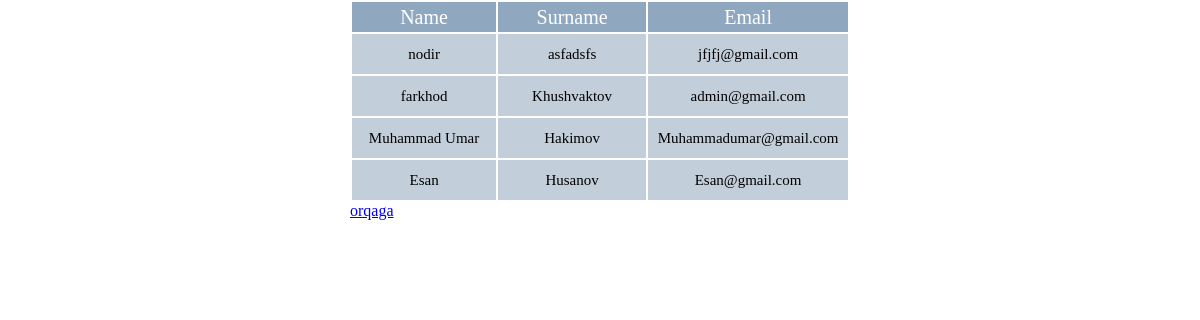
Screenshot of /royxat/ with the database file from the repository.
### part/models.py (models this page shows, shortened)
class Student(models.Model):
	name = models.CharField(max_length=100)
	surname = models.CharField(max_length = 100)
	email = models.CharField(max_length=100)
	password = models.CharField(max_length=100)

### part/views.py (the view)
# urls.py: path('royxat/', Royxat, name='royxat'),
def Royxat(request):
	queryset = Student.objects.all().order_by('-name')
	return render(request, 'main.html', {'royxat':queryset})

### templates/main.html (shortened to what this page needs)
<!DOCTYPE html>
<html>
<head>
</head>
<body>
	<div class="table">
	<table>
		<tr class="headtr">
			<td><span>Name</span></td>
			<td><span>Surname</span></td>
			<td><span>Email</span></td>
		</tr>
		{% for i in royxat%}
		<tr class="bodytr">
			<td><span>{{i.name}}</span></td>
			<td><span>{{i.surname}}</span></td>
			<td><span>{{i.email}}</span></td>
		</tr>
		{%endfor%}
	</table>
	<div class="orqa">
		<a href="/">orqaga</a>
	</div>
	</div>
</body>
</html>

### templates/main.html (style rules this page uses)
* { margin: 0; padding: 0; }
.table { width: 500px; display: block; margin: auto; }
.headtr { background: rgba(144,168,191); height: 20px; }
.headtr td { width: 220px; height: 30px; color: white; }
.headtr td span { display: block; text-align: center; font-size: 20px; }
.bodytr { border-bottom: 1px solid black; height: 40px; transition: all 0.3s; background: rgba(194,206,217); }
.bodytr td span { display: block; font-size: 15px; text-align: center; }

### rows the page displays
Student: name "nodir", surname "asfadsfs", email "jfjfj@gmail.com"
Student: name "farkhod", surname "Khushvaktov", email "admin@gmail.com"
Student: name "Muhammad Umar", surname "Hakimov", email "Muhammadumar@gmail.com"
Student: name "Esan", surname "Husanov", email "Esan@gmail.com"
